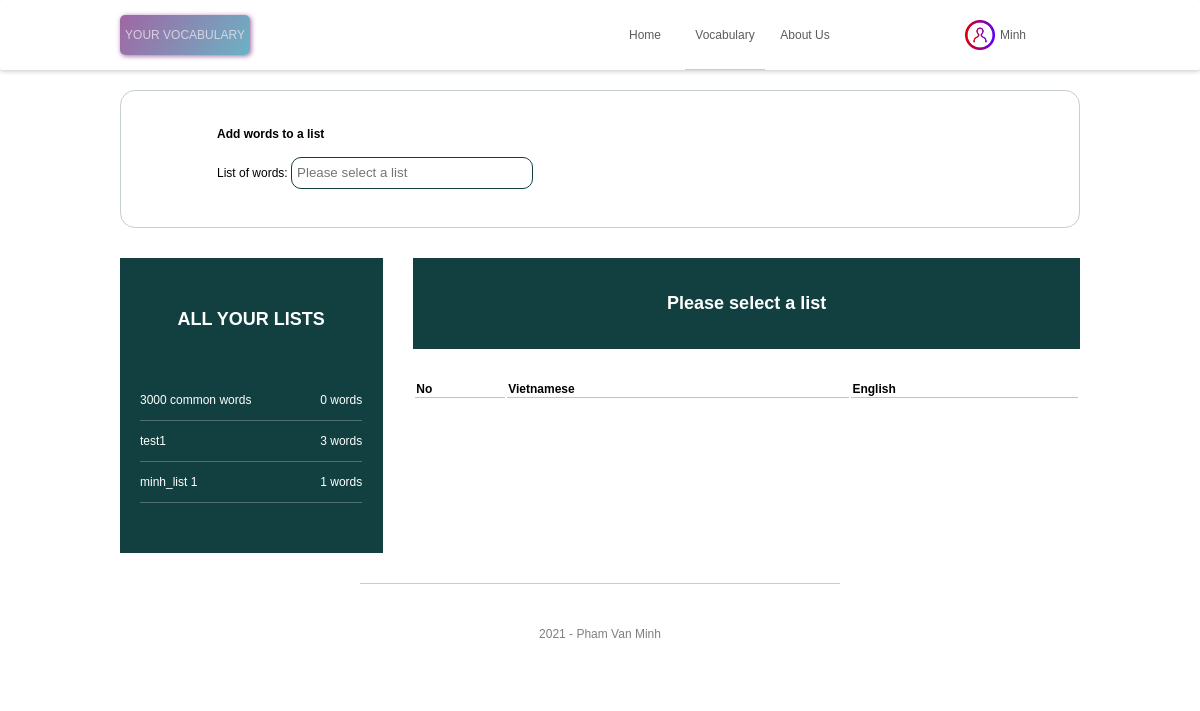
/vocab-repository (signed in), run on an earlier commit of the app's database.
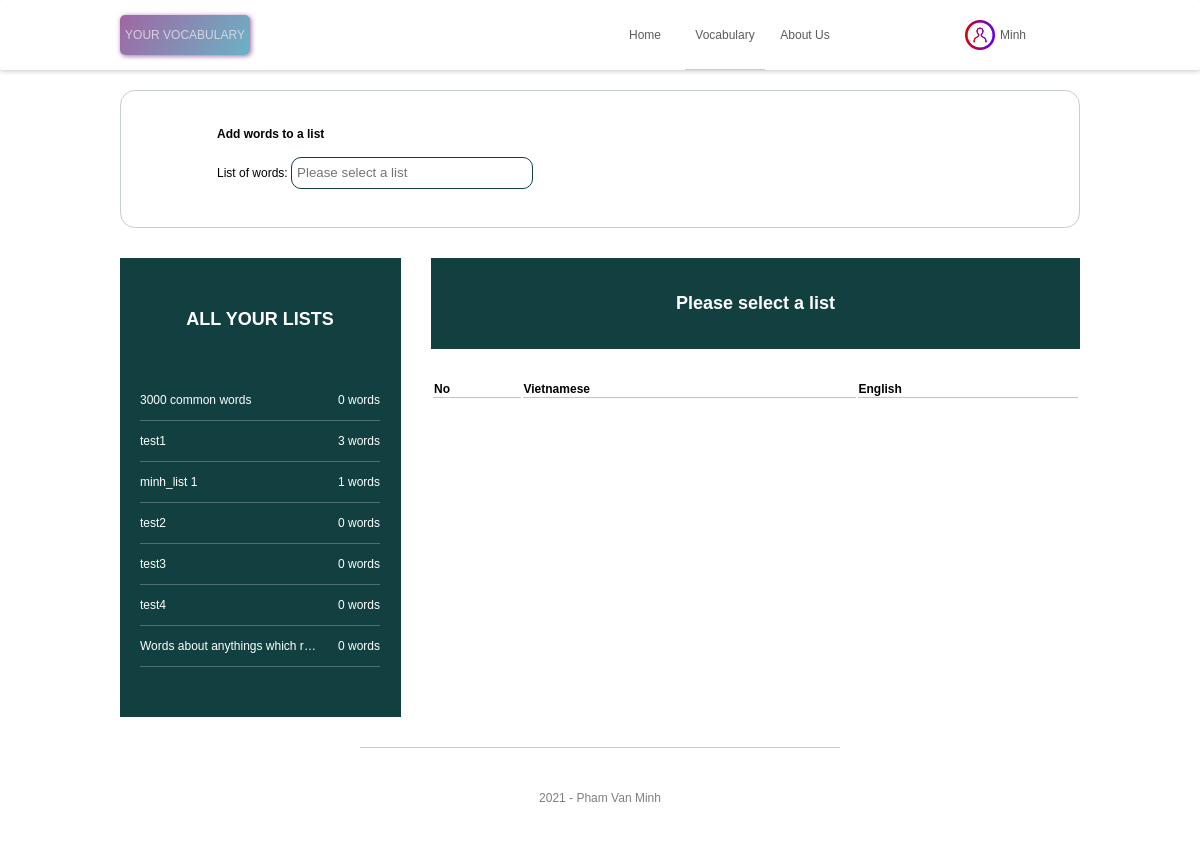
And on a later commit of the database.
### model/user.py (models this page shows, shortened)
class User(UserMixin, db.Model):
    __tablename__ = "user"
    user_id = db.Column(db.Integer, primary_key=True)
    username = db.Column(db.String(200), unique=True, nullable=False)
    password = db.Column(db.String(200), unique=True, nullable=False)
    inserted_time = db.Column(db.String(50), nullable=False)

### model/list.py (models this page shows, shortened)
class List(db.Model):
    __tablename__ = "list"
    list_id = db.Column(db.Integer, primary_key=True)
    list_name = db.Column(db.String(200), nullable=False)
    inserted_time = db.Column(db.String(100), nullable=False)
    user_id = db.Column(db.Integer, db.ForeignKey('user.user_id'))
    list_and_viet = db.relationship('Viet', secondary=list_and_viet, lazy='subquery')
    def to_json(self):
        return ListSchema().dump(self)

### app.py (the view)
@app.route('/vocab-repository', methods=['GET'])
@login_required
def vocab_repository_page():
    try:
        all_lists_with_num_viet = ListAction.get_all_lists_and_viet_words_quantity(
            user_id=current_user.user_id
        )
        return render_template(
            'vocab_repository.html',
            lists=all_lists_with_num_viet,
            page="vocab_repository_page"
        )
    except Exception as ex:
        logging.exception(ex)
        flash("Cannot render the page.", ERROR_FLASH_MESSAGE_TYPE)
        return render_template(
            'vocab_repository.html',
            lists=[],
            page="vocab_repository_page"
        )

### action/list.py (called while the page is built)
    @staticmethod
    def get_all_lists_and_viet_words_quantity(user_id) -> list:
        all_lists = List.query.filter_by(user_id=GENERAL_USER_ID).all()
        all_lists.extend(List.query.filter_by(user_id=user_id).all())
        all_lists_with_num_viet = []
        for list_entity in all_lists:
            item = list_entity.to_json()
            item.update({
                "num_viets": len(list_entity.list_and_viet)
            })
            all_lists_with_num_viet.append(item)
        return all_lists_with_num_viet

### model/user.py (called while the page is built)
@login_manager.user_loader
def load_user(user_id):
    return User.query.filter_by(user_id=user_id).first()

### templates/vocab_repository.html (shortened to what this page needs)
{% extends 'base.html' %}
{% block head %}
  <link rel="stylesheet" href="{{ url_for('static', filename='css/vocab_repository.css') }}">
{% endblock %}
{% block content %}
    <div class="action-container">
        <h4>Add words to a list</h4>
        <div class="field">
            <label>List of words: </label>
            <input
                    id="list-of-word-lists"
                    placeholder="Please select a list"
                    list="list-of-lists"
                    name="list-of-word-lists"
                    class="list-of-word-lists"
                    autocomplete="off"
            >
        </div>
    </div>
    <div class="lists-container">
        <div class="content-of-lists-container">
            <div class="list-of-list-name">
                <h2>ALL YOUR LISTS</h2>
                {% for list in lists %}
                    <div class="a-list-value" list-id="{{ list.list_id }}" list-name="{{ list.list_name }}">
                        <div class="list-name-value text-overflow-dot">
                            {{ list.list_name }}
                        </div>
                        <div class="viet-quanity-value text-overflow-dot">
                            {{ list.num_viets }} words
                        </div>
                    </div>
                {% endfor %}
            </div>
            <div class="list-content">
                <div class="header-content-of-a-list">
                    <h2>Please select a list</h2>
                </div>
                <table class="list-content-table" style="width:100%">
                    <tr>
                        <th>No</th>
                        <th>Vietnamese</th>
                        <th>English</th>
                    </tr>
                </table>
            </div>
        </div>
    </div>
{% endblock %}

### templates/base.html (shortened to what this page needs)
<!DOCTYPE html>
<html lang="en">
<head>
    <link rel="stylesheet" href="{{ url_for('static', filename='css/base.css') }}">
    <link rel="stylesheet" href="{{ url_for('static', filename='css/dialog.css') }}">
    <link rel="stylesheet" href="{{ url_for('static', filename='css/menu.css') }}">
    {% block head %}{% endblock %}
</head>
<body>
    <div class="menu">
        <div class="logo-container">
            <div class="logo">YOUR VOCABULARY</div>
        </div>
        {% if page == "home_page" %}
            <a class="current-page" href="{{ url_for('home_page') }}">Home</a>
        {% else %}
            <a href="{{ url_for('home_page') }}">Home</a>
        {% endif %}
        {% if page == "vocab_repository_page" %}
            <a class="current-page" href="{{ url_for('vocab_repository_page') }}">Vocabulary</a>
        {% else %}
            <a href="{{ url_for('vocab_repository_page') }}">Vocabulary</a>
        {% endif %}
        {% if page == "about_us_page" %}
            <a class="current-page" href="#">About Us</a>
        {% else %}
            <a href="#">About Us</a>
        {% endif %}
        <div class="user-action">
            {% if current_user.is_authenticated %}
                {% if page == "profile_page" %}
                    <a class="img-account-link current-page" href="{{ url_for('profile_page') }}">
                        <img class="img-account" src="/static/public/account.png">
                    </a>
                {% else %}
                    <a class="img-account-link" href="{{ url_for('profile_page') }}">
                        <img class="img-account" src="/static/public/account.png">
                    </a>
                {% endif %}
                <div class="dropdown">
                    <a class="account-dropbtn">{{ current_user.username }}</a>
                </div>
            {% else %}
                <a class="register-action" data-modal="register-dialog">Register</a>
                <a class="login-action">Login</a>
            {% endif %}
        </div>
    </div>
    <div class="content">
        {% block content %}{% endblock %}
    </div>
    <footer>
        2021 - Pham Van Minh
    </footer>
</body>
</html>

### static/css/base.css (style rules this page uses)
:root { --element-header-size: 100px; --main-color: #124040; --dark-main-color: #0c2828; --rgba-dark-main-color-25: rgba(26,64,64,0.25); --rgba-dark-main-color-50: rgba(26,64,64,0.5); --error-color: #EB6057; --success-color: #59B987; --font-size-small: 12px; --color-black: rgba(35, 37, 36, 0.75); }
body { margin: 0; font-family: Arial, "Helvetica Neue", Helvetica, sans-serif; min-width: 600px; font-size: var(--font-size-small); }
.logo { width: var(--element-header-size); height: var(--element-header-size); }
.content { margin: 0 10%; margin-top: 90px; }
footer { font-size: var(--font-size-small); height: 100px; text-align: center; line-height: 100px; margin: 30px 30% 0 30%; border-top: 1px solid var(--rgba-dark-main-color-25); color:rgba(0, 0, 0, 0.5) }
.action-container { display: block; padding: 20px 10%; border: 1px solid var(--rgba-dark-main-color-25); border-radius: 15px; margin-top: 10px; font-size: var(--font-size-small); }
.text-overflow-dot { white-space: nowrap; overflow: hidden; text-overflow: ellipsis }
.field { margin-bottom: 20px; height: 30px; line-height: 30px; }
a { text-decoration: none; }

### static/css/menu.css (style rules this page uses)
.menu { height: 70px; width: 100%; min-width: 600px; border-radius: 2px; display: flex; color: rgba(35, 37, 36, 0.75); line-height: 70px; font-size: var(--font-size-small); box-shadow: rgba(0, 0, 0, 0.24) 0px 1px 5px; position: fixed; background-color: white; z-index: 10; }
.menu a { color: inherit; display: block; width: 80px; text-align: center; text-decoration: none; }
.menu div.user-action { display: flex; justify-content: flex-end; padding: 0 10%; }
.menu .logo-container { display: flex; flex-grow: 6; padding-left: 10%; }
.menu .logo { width: 130px; margin: 15px 0; height: 40px; line-height: 40px; text-align: center; color: rgba(241, 234, 241, 0.75); border-radius: 5px; background: linear-gradient(125deg, rgba(160,102,164,1) 0%, rgba(107,179,196,1) 100%); box-shadow: 1px 1px 5px rgba(160,102,164,1); }
.menu .current-page { border-bottom: 1px solid var(--rgba-dark-main-color-25); }
.img-account { height: 30px; width: 30px; margin: 20px 0; }
.menu .img-account-link { width: 30px; }
.dropdown a { text-align: left; text-transform:capitalize; padding-left: 5px; }

### static/css/vocab_repository.css (style rules this page uses)
.list-of-word-lists { border: 1px solid var(--main-color); border-radius: 10px; height: 30px; width: 30%; padding: 0 5px; }
.lists-container { margin-top: 30px; padding: 0; text-align: center; }
.content-of-lists-container { display: flex; }
.list-of-list-name { background-color: var(--main-color); color: white; width: 25%; border: 0.1px solid var(--main-color); border-left: none; border-bottom: none; padding: 50px 20px; }
.list-of-list-name h2 { margin: 0; margin-bottom: 50px; }
.list-content { width: 75%; padding-left: 30px; }
.a-list-value { height: 40px; text-align: left; line-height: 40px; border-bottom: 1px solid rgba(255, 255, 255, 0.25); font-size: var(--font-size-small); display: flex; }
.list-name-value { width: 75%; }
.viet-quanity-value { width: 25%; text-align: right; }
.header-content-of-a-list { padding: 20px 20px; background-color: var(--main-color); color: white; margin-bottom: 30px; }
.list-content-table { text-align: left; font-size: var(--font-size-small); }
.list-content-table th { border-bottom: 1px solid rgba(6, 19, 8, 0.25); }

What changed in the data, as far as the page shows it:
added List: list_name "test2", num_viets "0"
added List: list_name "test3", num_viets "0"
added List: list_name "test4", num_viets "0"
added List: list_name "Words about anythings which r…", num_viets "0"
